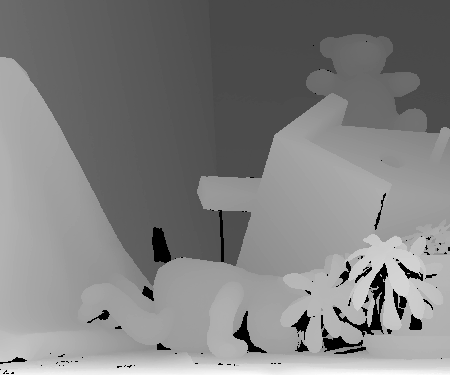
%> input picture mxTV/disp.png, 450 x 375 px
$ octave TVinpaint_demo.m   (GNU Octave 9; MATLAB toolbox functions it lacks are replaced by stand-ins)
%> lines starting %> are read from the running program, lines starting %| are printed output that depends on the picture; in (x1, y1, x2, y2) boxes, pixels count from 0 and x2, y2 are one past the last pixel; in counts of white or black regions, pixels touching at a corner belong together; the program's own positions count from 1
%TVinpaint_demo  Demo script for TV inpainting algorithm
%
% This script illustrates the use of the TV inpainting algorithm
% inplemented in the function TVinpaint; it produces Fig. 3 in the
% accompanying paper. The user can easily modify the script for
% other images, masks, and noise levels.
%
% The script loads a clean image and a mask for the corrupted pixels,
% then adds noise to the 쮑mage, and finally computes a TV reconstrution.
% Note that the computation of the TV reconstruction takes about a minute.

% J. Dahl^1, P.C. Hansen^2, S.H. Jensen^1 & T.L. Jensen^1
% CSI project, (1) Aalborg University, (2) Technical University of Denmark
% April 28, 2009.

clear, clc
close all
disp('Starting TVinpaint_demo')

% Set parameters.
im_name   = 'Pirate.tif';   % Name of image.
mask_name = 'Text.bmp';     % Name of image with mask; the nonzero
                            % pixels define the mask.
noise_std = 0;             % Standard deviation of image noise.
tau       = 0.85;           % Fudge factor in residual bound.

% Load the clean image and add Gaussian noise; make sure the pixels of the
% noisy image are in the range 0,...,255.
Xc = double(imread('disp.png'));
%> Xc: size 375x450 double; min 0, max 255, mean 128.9; mean of the top-left, top-right, bottom-left and bottom-right quarters 104.2, 102, 149.5, 159.7
B = Xc + noise_std*randn(size(Xc));
B(B<0) = 0; B(B>255) = 255; % Pixels in range 0,...,255.

% Load the mask, make sure mask values are 0 and 1, and set all pixels
% that correspond to the mask to white.
% M = imread(mask_name);
      % add inpainting
M=zeros(size(Xc));
M(:,65:70)=1;
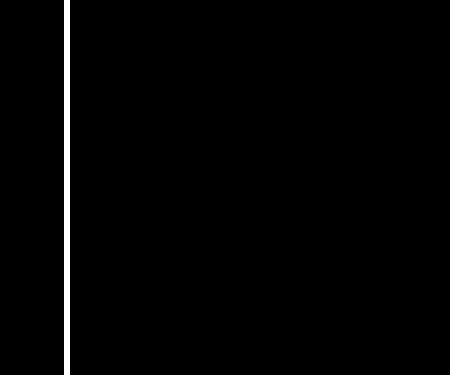
%> M: size 375x450 double; values 0 (black) and 1 (white), 1.3% white; 1 white region, box (x1, y1, x2, y2) and area: (64, 0, 70, 375) 2250
M(2:67,50:100)=1;
M(65:67,50:100)=1;
M(95:100,50:100)=1;
M(295:300,5:200)=1;
M(315:320,5:200)=1;
M(15:200,15:200)=1;
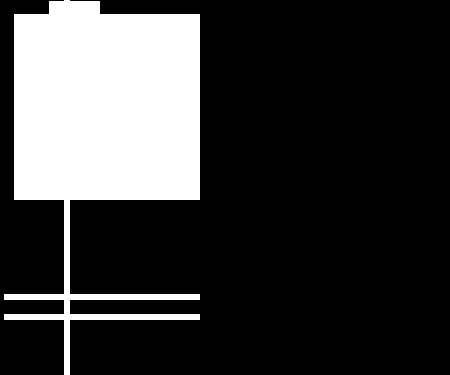
%> M: size 375x450 double; values 0 (black) and 1 (white), 22.9% white; 1 white region, box (x1, y1, x2, y2) and area: (4, 0, 200, 375) 38595
M(95:97,95:97)=1;


% noisyI{image} = M{image}.*I{image};


if ndims(M)==3, M = sum(M,3); end   % Color image -> matrix.
if size(B) ~= size(M), error('Image and mask have different size'), end
M(M>0) = 1;                         % Set mask values to 1.
B(M>0) = 255;                       % Set corrupted pixels to white.
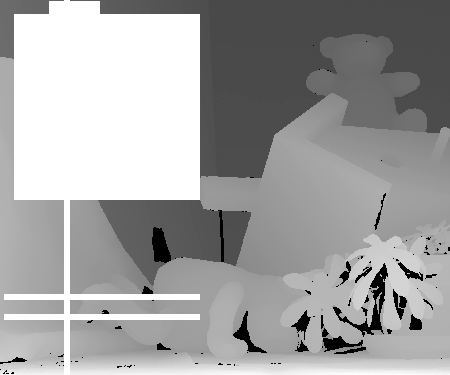
%> B: size 375x450 double; min 0, max 255, mean 162

figure(1), clf, colormap(gray)
imagesc(Xc); axis image off
title('Original image')

figure(2), clf, colormap(gray)
subplot(1,2,1)
  imagesc(B); axis image off
  title('Noisy and corrupted image')

% Set the residual bound delta, and compute reconstruction.
disp(['Computing TV reconstruction for tau = ',num2str(tau),...
      ', this takes about a minute ...'])
delta = tau*sqrt(numel(find(M(:)==0)))*noise_std;
%> delta = 0

%> (the run ends here)
